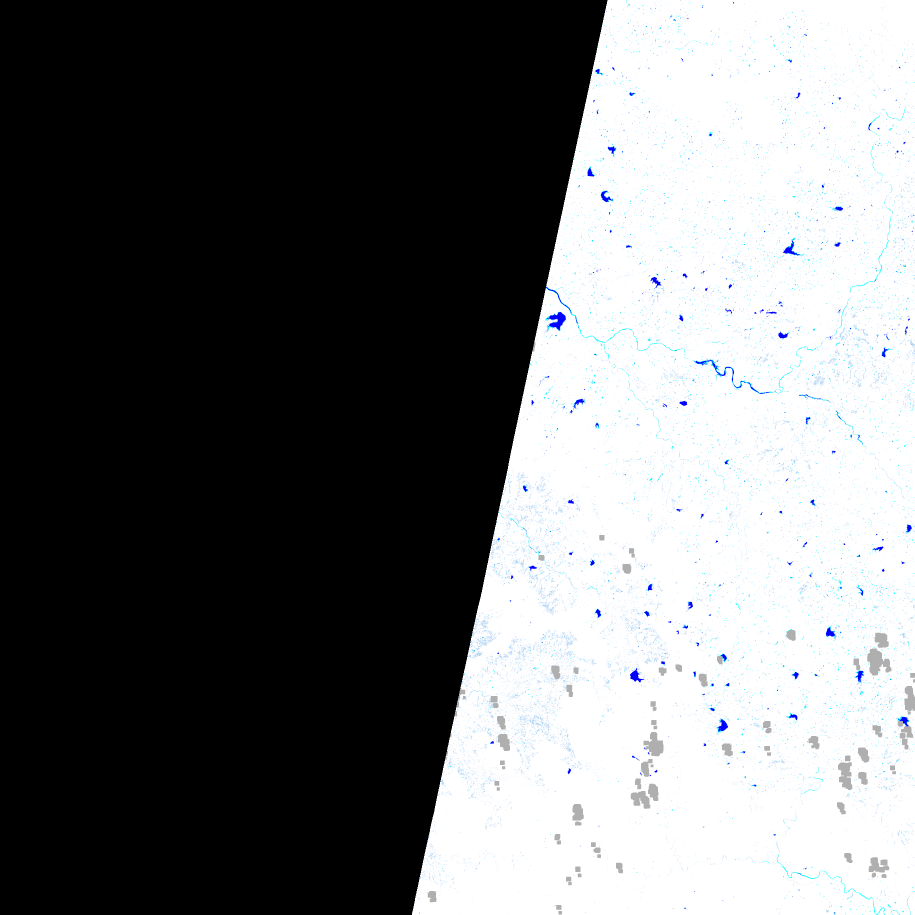
#> input picture data/OPERA/OPERA_L3_DSWx-HLS_T44QNL_20261021T045831Z_20261023T093332Z_S2C_30_v1.1_B01_WTR.tif, 3660 x 3660 px (shown at 1/4 size)
$ python -i feature_extractor.py   (imports and definitions only)
#> lines starting #> are read from the running program, lines starting #| are printed output that depends on the picture; after the words box and inside, x2 and y2 are one past the last pixel; in counts of white or black regions, pixels touching at a corner belong together
#> further down, picture is the input picture: shape (3660, 3660, 3); mean B, G, R 112.3, 111.4, 110.3
"""
AquaLens AI - ML Feature Extractor
Extracts 20 visual features from water images conforming to the fixed 20-feature schema.
"""

import cv2
import numpy as np
from typing import Dict, Any, Tuple
from .feature_schema import FEATURE_NAMES

EPS = 1e-6


def safe_stat(arr, func, default=0.0) -> float:
    arr = np.asarray(arr)
    arr = arr[np.isfinite(arr)]
    if arr.size == 0:
        return float(default)
    val = func(arr)
    if not np.isfinite(val):
        return float(default)
    return float(val)


def preprocess_image(image_bgr: np.ndarray, target_size: Tuple[int, int] = (256, 256)) -> np.ndarray:
    """Standard resize and light gaussian smoothing for stable feature extraction."""
#> called with target_size = (256, 256)
    if image_bgr is None or image_bgr.size == 0:
        raise ValueError("Invalid image provided for preprocessing.")
    resized = cv2.resize(image_bgr, target_size, interpolation=cv2.INTER_AREA)
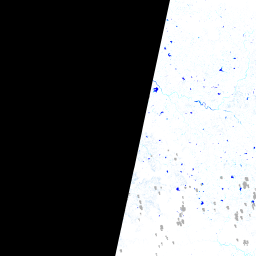
#> resized: shape (256, 256, 3); mean B, G, R 112.4, 111.4, 110.3
    denoised = cv2.GaussianBlur(resized, (5, 5), 0)
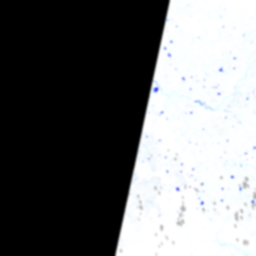
#> denoised: shape (256, 256, 3); mean B, G, R 112.4, 111.4, 110.3
    return denoised


def reconstruct_20_features(image_bgr: np.ndarray, apply_preproc: bool = True) -> Dict[str, float]:
    """
    Extracts the exact 20 visual features required by the Objective 2 Random Forest model.
    Enforces strict feature ordering, robust fallback for non-finite values, and input validation.
    """
    if image_bgr is None or not isinstance(image_bgr, np.ndarray) or image_bgr.size == 0:
        raise ValueError("Input image is invalid, corrupted, or None.")

    if len(image_bgr.shape) != 3 or image_bgr.shape[2] != 3:
        raise ValueError(f"Expected a 3-channel BGR image, got shape {image_bgr.shape if hasattr(image_bgr, 'shape') else 'unknown'}")

    # Standardize image dimensions for consistent area and texture statistics
    img = preprocess_image(image_bgr) if apply_preproc else image_bgr

    # ---------- Colour Spaces ----------
    rgb = cv2.cvtColor(img, cv2.COLOR_BGR2RGB)
    hsv = cv2.cvtColor(img, cv2.COLOR_BGR2HSV)
#> hsv: shape (256, 256, 3); mean H, S, V 36.4, 2.2, 112.4
    lab = cv2.cvtColor(img, cv2.COLOR_BGR2LAB)
#> lab: shape (256, 256, 3); mean of channels 0, 1, 2 111.6, 127.8, 127.4

    r = rgb[:, :, 0].astype(np.float32)
    g = rgb[:, :, 1].astype(np.float32)
    b = rgb[:, :, 2].astype(np.float32)

    h = hsv[:, :, 0].astype(np.float32)
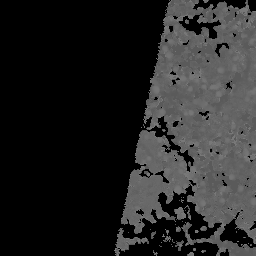
#> h: shape (256, 256) float32; min 0, max 120, mean 36.4
    s = hsv[:, :, 1].astype(np.float32)
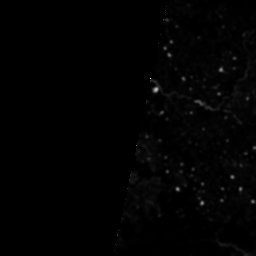
#> s: shape (256, 256) float32; min 0, max 255, mean 2.2

    # OpenCV LAB: L in [0, 255], a/b in [0, 255]
    lab_l = lab[:, :, 0].astype(np.float32)
    lab_a = lab[:, :, 1].astype(np.float32)
    lab_b = lab[:, :, 2].astype(np.float32)
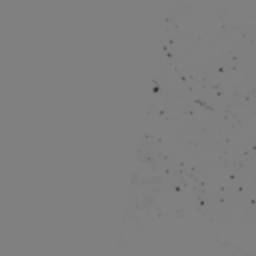
#> lab_b: shape (256, 256) float32; min 37, max 128, mean 127.4

    gray = cv2.cvtColor(img, cv2.COLOR_BGR2GRAY).astype(np.float32)

    # ---------- Segmentation for contour/component descriptors ----------
    gray_u8 = np.clip(gray, 0, 255).astype(np.uint8)
    _, binary = cv2.threshold(gray_u8, 0, 255, cv2.THRESH_BINARY + cv2.THRESH_OTSU)
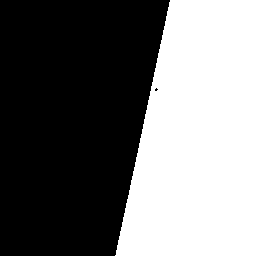
#> binary: shape (256, 256); 44.3% white; 1 white region, box (x1, y1, x2, y2) and area: (115, 0, 256, 256) 29017

    kernel = np.ones((3, 3), np.uint8)
    binary = cv2.morphologyEx(binary, cv2.MORPH_OPEN, kernel)
#> binary: shape (256, 256); 44.3% white; 1 white region, box (x1, y1, x2, y2) and area: (116, 0, 256, 256) 29016
    binary = cv2.morphologyEx(binary, cv2.MORPH_CLOSE, kernel)
#> binary: shape (256, 256); 44.3% white; 1 white region

    # ---------- Contours ----------
    contours, _ = cv2.findContours(binary, cv2.RETR_EXTERNAL, cv2.CHAIN_APPROX_SIMPLE)
#> contours = 1 contour; box (x1, y1, x2, y2) and area: (116, 0, 256, 256) 28654
    contour_areas = np.array([cv2.contourArea(c) for c in contours], dtype=np.float32)
#> contour_areas = [28654]

    if contour_areas.size == 0:
        largest_contour_area = 0.0
        contour_area_std = 0.0
    else:
        largest_contour_area = float(np.max(contour_areas))
#> largest_contour_area = 28654
        contour_area_std = float(np.std(contour_areas))
#> contour_area_std = 0

    # ---------- Connected Components ----------
    num_labels, labels, stats, centroids = cv2.connectedComponentsWithStats(binary, connectivity=8)
#> labels: shape (256, 256) int32; values 0 (black) and 1 (white), 44.3% white; 1 white region, box (x1, y1, x2, y2) and area: (116, 0, 256, 256) 29022
#> num_labels = 2; stats = [[0, 0, 170, 256, 36514], [116, 0, 140, 256, 29022]]; centroids = [[71.69, 119.3], [197.7, 137.8]]
    component_areas = stats[1:, cv2.CC_STAT_AREA].astype(np.float32)
#> component_areas = [29022]

    if component_areas.size == 0:
        component_area_mean = 0.0
        component_area_std = 0.0
        component_count = 0.0
    else:
        component_areas = component_areas[component_areas >= 5]
        component_area_mean = float(np.mean(component_areas)) if component_areas.size > 0 else 0.0
#> component_area_mean = 29022
        component_area_std = float(np.std(component_areas)) if component_areas.size > 0 else 0.0
#> component_area_std = 0
        component_count = float(component_areas.size)
#> component_count = 1

    features = {
        "lab_a_min": safe_stat(lab_a, np.min),
        "rgb_2_median": safe_stat(g, np.median),
        "colour_ratio_gb": safe_stat(g / (b + EPS), np.median),
        "rgb_3_median": safe_stat(b, np.median),
        "hsv_hue_median": safe_stat(h, np.median),
        "colour_ratio_rb": safe_stat(r / (b + EPS), np.median),
        "lab_a_std": safe_stat(lab_a, np.std),
        "hsv_saturation_max": safe_stat(s, np.max),
        "lab_b_median": safe_stat(lab_b, np.median),
        "hsv_saturation_median": safe_stat(s, np.median),
        "lab_lightness_max": safe_stat(lab_l, np.max),
        "colour_cast_blue_red": safe_stat(b - r, np.mean),
        "rgb_3_max": safe_stat(b, np.max),
        "lab_b_max": safe_stat(lab_b, np.max),
        "texture_intensity_variance": float(np.var(gray)),
        "largest_contour_area": largest_contour_area,
        "contour_area_std": contour_area_std,
        "component_area_mean": component_area_mean,
        "component_area_std": component_area_std,
        "component_count": component_count,
    }
#> in safe_stat, `val = func(arr)`: val = 117
#> in safe_stat (call 6), `arr = np.asarray(arr)`:
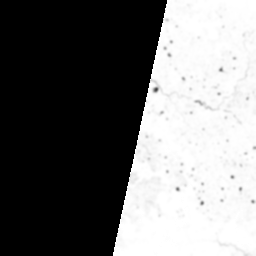
#> arr: shape (256, 256) float32; min 0, max 1, mean 0.445

    # Strict contract enforcement: exact 20 features in exact order
    ordered_features = {}
    for name in FEATURE_NAMES:
        val = float(features[name])
        ordered_features[name] = 0.0 if not np.isfinite(val) else val
#> this loop made 20 passes
#> val on passes 1 to 12: 117, 0, 0, 0, 0, 0, 1.02, 255, 128, 0, 255, 2.11
#> after the loop, ordered_features = 20 items

    return ordered_features


def feature_dict_to_vector(features: Dict[str, float]) -> np.ndarray:
    """Converts a feature dict into a 1D NumPy array adhering strictly to FEATURE_NAMES."""
    return np.array([float(features[name]) for name in FEATURE_NAMES], dtype=np.float32)

>>> import cv2
>>> picture = cv2.imread('../../../data/OPERA/OPERA_L3_DSWx-HLS_T44QNL_20261021T045831Z_20261023T093332Z_S2C_30_v1.1_B01_WTR.tif')
>>> result = reconstruct_20_features(picture)
#> result = 20 items

$ run again, on data/OPERA/OPERA_L3_DSWx-HLS_T44QNL_20261024T050851Z_20261026T024238Z_S2C_30_v1.1_B01_WTR.tif
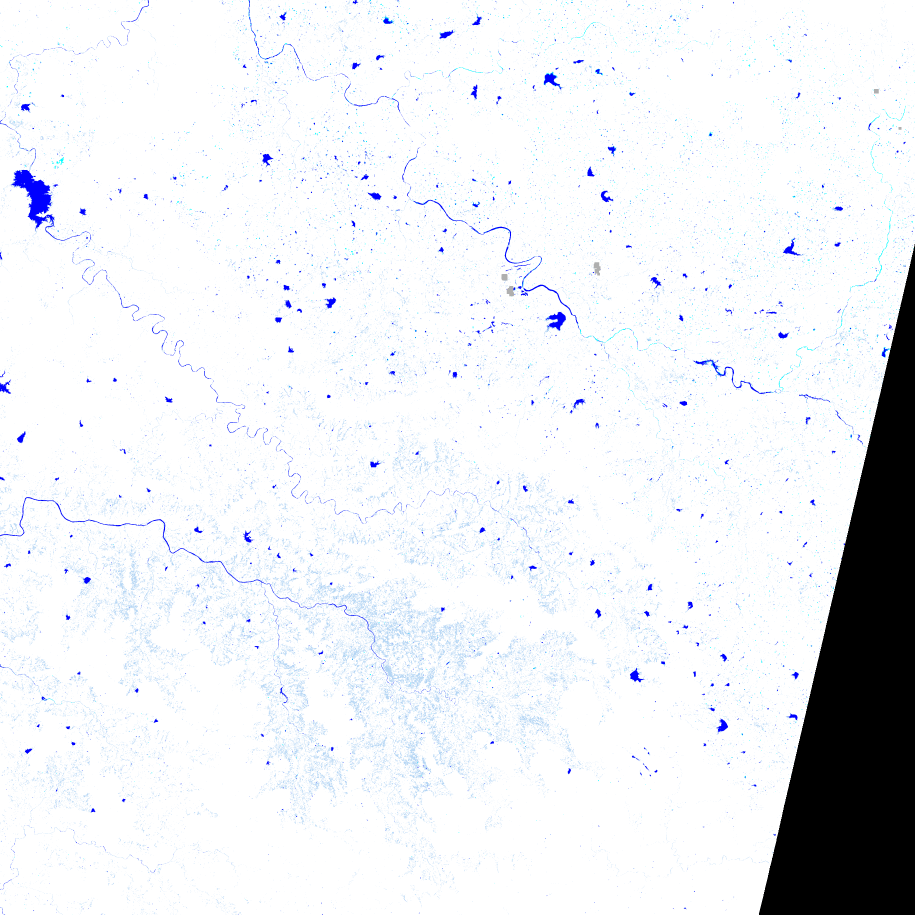
#> input picture data/OPERA/OPERA_L3_DSWx-HLS_T44QNL_20261024T050851Z_20261026T024238Z_S2C_30_v1.1_B01_WTR.tif, 3660 x 3660 px (shown at 1/4 size)
#> picture is the input picture: shape (3660, 3660, 3); mean B, G, R 238.6, 235.4, 233.7
#> hsv: shape (256, 256, 3); mean H, S, V 81.1, 5, 238.7
#> lab: shape (256, 256, 3); mean of channels 0, 1, 2 235.9, 128.1, 126.2
#> in reconstruct_20_features, `lab_a = lab[:, :, 1].astype(np.float32)`:
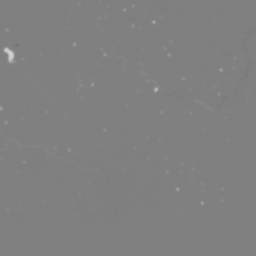
#> lab_a: shape (256, 256) float32; min 116, max 207, mean 128.1
#> in reconstruct_20_features, `_, binary = cv2.threshold(gray_u8, 0, 255, cv2.THRESH_BINARY + cv2.THR..`:
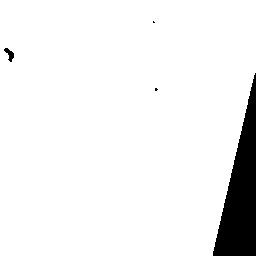
#> binary: shape (256, 256); 93.6% white; 4 black regions (2 under 20 px), largest, box (x1, y1, x2, y2) and area: (213, 73, 256, 256) 4104, (4, 48, 14, 62) 68
#> contours = 1 contour; box (x1, y1, x2, y2) and area: (0, 0, 256, 256) 60944
#> contour_areas = [60944]
#> largest_contour_area = 60944
#> contour_area_std = 0
#> labels: shape (256, 256) int32; values 0 (black) and 1 (white), 93.6% white; 2 black regions, box (x1, y1, x2, y2) and area: (213, 75, 256, 256) 4102, (5, 48, 14, 61) 63
#> num_labels = 2; stats = [[5, 48, 251, 208, 4165], [0, 0, 256, 256, 61371]]; centroids = [[237.4, 190.9], [120, 123.2]]
#> component_areas = [61371]
#> component_area_mean = 61371
#> component_area_std = 0
#> in safe_stat, `val = func(arr)`: val = 116
#> the loop in reconstruct_20_features, `for name in FEATURE_NAMES:` made 20 passes
#> val on passes 1 to 8: 116, 253, 0.996, 255, 105, 0.988, 2.64, 253
#> after the loop in reconstruct_20_features, `for name in FEATURE_NAMES:`: ordered_features = 20 items

$ run again, on data/OPERA/OPERA_L3_DSWx-HLS_T44QNL_20261103T050951Z_20261109T013543Z_S2C_30_v1.1_B01_WTR.tif
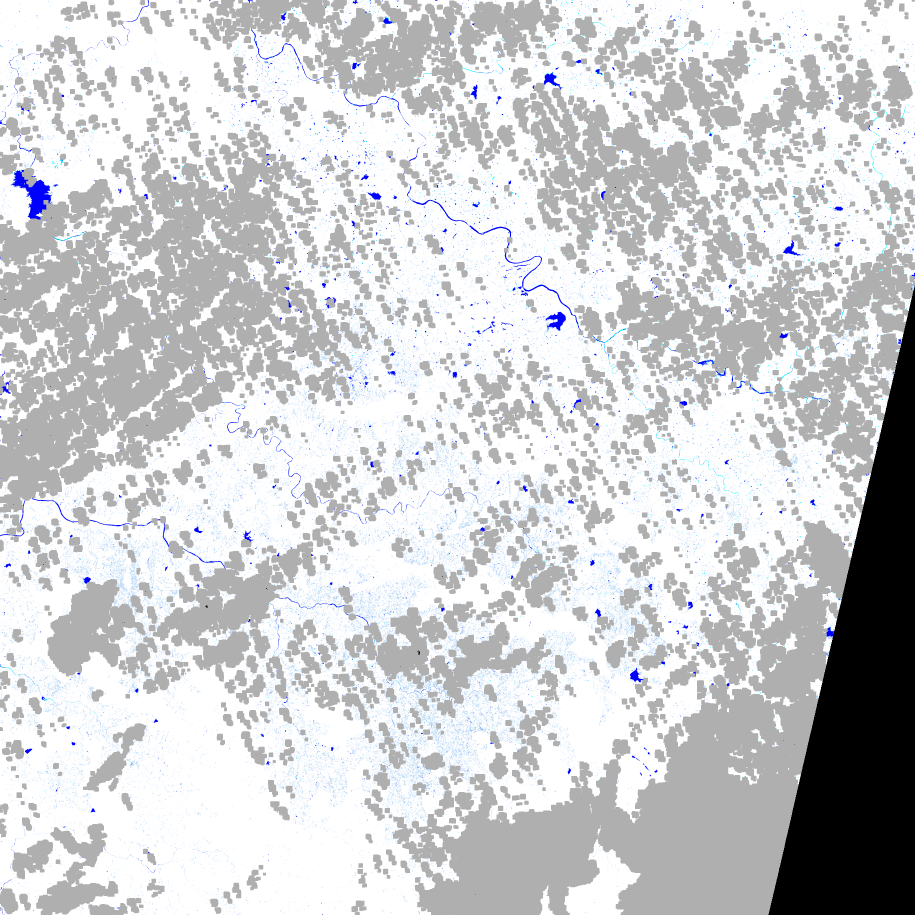
#> input picture data/OPERA/OPERA_L3_DSWx-HLS_T44QNL_20261103T050951Z_20261109T013543Z_S2C_30_v1.1_B01_WTR.tif, 3660 x 3660 px (shown at 1/4 size)
#> picture is the input picture: shape (3660, 3660, 3); mean B, G, R 210.5, 208.2, 206.9
#> hsv: shape (256, 256, 3); mean H, S, V 69.2, 3.9, 210.5
#> lab: shape (256, 256, 3); mean of channels 0, 1, 2 211.5, 128.1, 126.7
#> contours = 1 contour; box (x1, y1, x2, y2) and area: (0, 0, 256, 256) 61393
#> contour_areas = [61393]
#> largest_contour_area = 61393
#> contour_area_std = 0
#> labels: shape (256, 256) int32; values 0 (black) and 1 (white), 94.4% white; 2 black regions, box (x1, y1, x2, y2) and area: (215, 86, 256, 256) 3652, (8, 51, 13, 60) 37
#> num_labels = 2; stats = [[8, 51, 248, 205, 3689], [0, 0, 256, 256, 61847]]; centroids = [[239.4, 195.4], [120.8, 123.5]]
#> component_areas = [61847]
#> component_area_mean = 61847
#> component_area_std = 0
#> in safe_stat, `val = func(arr)`: val = 121
#> in safe_stat (call 3), `arr = np.asarray(arr)`:
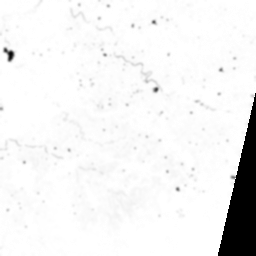
#> arr: shape (256, 256) float32; min 0, max 1, mean 0.942
#> in safe_stat (call 3), `val = func(arr)`: val = 0.996
#> the loop in reconstruct_20_features, `for name in FEATURE_NAMES:` made 20 passes
#> val on passes 1 to 8: 121, 222, 0.996, 225, 100, 0.992, 2.16, 255
#> after the loop in reconstruct_20_features, `for name in FEATURE_NAMES:`: ordered_features = 20 items
